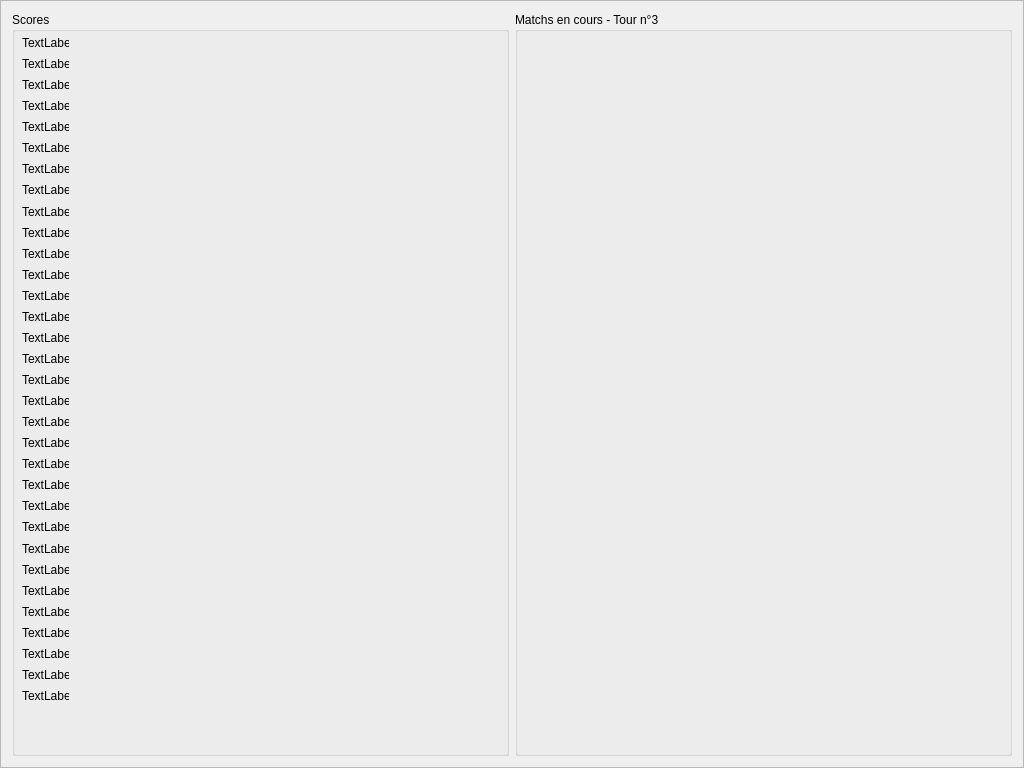
<?xml version="1.0" encoding="UTF-8"?>
<ui version="4.0">
 <class>QRemoteDisplay</class>
 <widget class="QFrame" name="QRemoteDisplay">
  <property name="geometry">
   <rect>
    <x>0</x>
    <y>0</y>
    <width>1024</width>
    <height>768</height>
   </rect>
  </property>
  <property name="windowTitle">
   <string>Frame</string>
  </property>
  <property name="styleSheet">
   <string notr="true">&lt;--color : rgb(255, 255, 255); background-color : rgb(0, 0, 0)--&gt;
</string>
  </property>
  <property name="frameShape">
   <enum>QFrame::StyledPanel</enum>
  </property>
  <property name="frameShadow">
   <enum>QFrame::Raised</enum>
  </property>
  <layout class="QHBoxLayout" name="horizontalLayout">
   <item>
    <widget class="QGroupBox" name="groupBox">
     <property name="title">
      <string>Scores</string>
     </property>
     <widget class="QLabel" name="label">
      <property name="geometry">
       <rect>
        <x>10</x>
        <y>44</y>
        <width>47</width>
        <height>16</height>
       </rect>
      </property>
      <property name="text">
       <string>TextLabel</string>
      </property>
     </widget>
     <widget class="QLabel" name="label_2">
      <property name="geometry">
       <rect>
        <x>10</x>
        <y>86</y>
        <width>47</width>
        <height>16</height>
       </rect>
      </property>
      <property name="text">
       <string>TextLabel</string>
      </property>
     </widget>
     <widget class="QLabel" name="label_3">
      <property name="geometry">
       <rect>
        <x>10</x>
        <y>128</y>
        <width>47</width>
        <height>16</height>
       </rect>
      </property>
      <property name="text">
       <string>TextLabel</string>
      </property>
     </widget>
     <widget class="QLabel" name="label_4">
      <property name="geometry">
       <rect>
        <x>10</x>
        <y>170</y>
        <width>47</width>
        <height>16</height>
       </rect>
      </property>
      <property name="text">
       <string>TextLabel</string>
      </property>
     </widget>
     <widget class="QLabel" name="label_5">
      <property name="geometry">
       <rect>
        <x>10</x>
        <y>297</y>
        <width>47</width>
        <height>16</height>
       </rect>
      </property>
      <property name="text">
       <string>TextLabel</string>
      </property>
     </widget>
     <widget class="QLabel" name="label_6">
      <property name="geometry">
       <rect>
        <x>10</x>
        <y>339</y>
        <width>47</width>
        <height>16</height>
       </rect>
      </property>
      <property name="text">
       <string>TextLabel</string>
      </property>
     </widget>
     <widget class="QLabel" name="label_7">
      <property name="geometry">
       <rect>
        <x>10</x>
        <y>255</y>
        <width>47</width>
        <height>16</height>
       </rect>
      </property>
      <property name="text">
       <string>TextLabel</string>
      </property>
     </widget>
     <widget class="QLabel" name="label_8">
      <property name="geometry">
       <rect>
        <x>10</x>
        <y>213</y>
        <width>47</width>
        <height>16</height>
       </rect>
      </property>
      <property name="text">
       <string>TextLabel</string>
      </property>
     </widget>
     <widget class="QLabel" name="label_9">
      <property name="geometry">
       <rect>
        <x>10</x>
        <y>676</y>
        <width>47</width>
        <height>16</height>
       </rect>
      </property>
      <property name="text">
       <string>TextLabel</string>
      </property>
     </widget>
     <widget class="QLabel" name="label_10">
      <property name="geometry">
       <rect>
        <x>10</x>
        <y>592</y>
        <width>47</width>
        <height>16</height>
       </rect>
      </property>
      <property name="text">
       <string>TextLabel</string>
      </property>
     </widget>
     <widget class="QLabel" name="label_11">
      <property name="geometry">
       <rect>
        <x>10</x>
        <y>465</y>
        <width>47</width>
        <height>16</height>
       </rect>
      </property>
      <property name="text">
       <string>TextLabel</string>
      </property>
     </widget>
     <widget class="QLabel" name="label_12">
      <property name="geometry">
       <rect>
        <x>10</x>
        <y>634</y>
        <width>47</width>
        <height>16</height>
       </rect>
      </property>
      <property name="text">
       <string>TextLabel</string>
      </property>
     </widget>
     <widget class="QLabel" name="label_13">
      <property name="geometry">
       <rect>
        <x>10</x>
        <y>507</y>
        <width>47</width>
        <height>16</height>
       </rect>
      </property>
      <property name="text">
       <string>TextLabel</string>
      </property>
     </widget>
     <widget class="QLabel" name="label_14">
      <property name="geometry">
       <rect>
        <x>10</x>
        <y>423</y>
        <width>47</width>
        <height>16</height>
       </rect>
      </property>
      <property name="text">
       <string>TextLabel</string>
      </property>
     </widget>
     <widget class="QLabel" name="label_15">
      <property name="geometry">
       <rect>
        <x>10</x>
        <y>381</y>
        <width>47</width>
        <height>16</height>
       </rect>
      </property>
      <property name="text">
       <string>TextLabel</string>
      </property>
     </widget>
     <widget class="QLabel" name="label_16">
      <property name="geometry">
       <rect>
        <x>10</x>
        <y>550</y>
        <width>47</width>
        <height>16</height>
       </rect>
      </property>
      <property name="text">
       <string>TextLabel</string>
      </property>
     </widget>
     <widget class="QLabel" name="label_17">
      <property name="geometry">
       <rect>
        <x>10</x>
        <y>655</y>
        <width>47</width>
        <height>16</height>
       </rect>
      </property>
      <property name="text">
       <string>TextLabel</string>
      </property>
     </widget>
     <widget class="QLabel" name="label_18">
      <property name="geometry">
       <rect>
        <x>10</x>
        <y>318</y>
        <width>47</width>
        <height>16</height>
       </rect>
      </property>
      <property name="text">
       <string>TextLabel</string>
      </property>
     </widget>
     <widget class="QLabel" name="label_19">
      <property name="geometry">
       <rect>
        <x>10</x>
        <y>444</y>
        <width>47</width>
        <height>16</height>
       </rect>
      </property>
      <property name="text">
       <string>TextLabel</string>
      </property>
     </widget>
     <widget class="QLabel" name="label_20">
      <property name="geometry">
       <rect>
        <x>10</x>
        <y>571</y>
        <width>47</width>
        <height>16</height>
       </rect>
      </property>
      <property name="text">
       <string>TextLabel</string>
      </property>
     </widget>
     <widget class="QLabel" name="label_21">
      <property name="geometry">
       <rect>
        <x>10</x>
        <y>234</y>
        <width>47</width>
        <height>16</height>
       </rect>
      </property>
      <property name="text">
       <string>TextLabel</string>
      </property>
     </widget>
     <widget class="QLabel" name="label_22">
      <property name="geometry">
       <rect>
        <x>10</x>
        <y>613</y>
        <width>47</width>
        <height>16</height>
       </rect>
      </property>
      <property name="text">
       <string>TextLabel</string>
      </property>
     </widget>
     <widget class="QLabel" name="label_23">
      <property name="geometry">
       <rect>
        <x>10</x>
        <y>107</y>
        <width>47</width>
        <height>16</height>
       </rect>
      </property>
      <property name="text">
       <string>TextLabel</string>
      </property>
     </widget>
     <widget class="QLabel" name="label_24">
      <property name="geometry">
       <rect>
        <x>10</x>
        <y>402</y>
        <width>47</width>
        <height>16</height>
       </rect>
      </property>
      <property name="text">
       <string>TextLabel</string>
      </property>
     </widget>
     <widget class="QLabel" name="label_25">
      <property name="geometry">
       <rect>
        <x>10</x>
        <y>276</y>
        <width>47</width>
        <height>16</height>
       </rect>
      </property>
      <property name="text">
       <string>TextLabel</string>
      </property>
     </widget>
     <widget class="QLabel" name="label_26">
      <property name="geometry">
       <rect>
        <x>10</x>
        <y>149</y>
        <width>47</width>
        <height>16</height>
       </rect>
      </property>
      <property name="text">
       <string>TextLabel</string>
      </property>
     </widget>
     <widget class="QLabel" name="label_27">
      <property name="geometry">
       <rect>
        <x>10</x>
        <y>486</y>
        <width>47</width>
        <height>16</height>
       </rect>
      </property>
      <property name="text">
       <string>TextLabel</string>
      </property>
     </widget>
     <widget class="QLabel" name="label_28">
      <property name="geometry">
       <rect>
        <x>10</x>
        <y>65</y>
        <width>47</width>
        <height>16</height>
       </rect>
      </property>
      <property name="text">
       <string>TextLabel</string>
      </property>
     </widget>
     <widget class="QLabel" name="label_29">
      <property name="geometry">
       <rect>
        <x>10</x>
        <y>23</y>
        <width>47</width>
        <height>16</height>
       </rect>
      </property>
      <property name="text">
       <string>TextLabel</string>
      </property>
     </widget>
     <widget class="QLabel" name="label_30">
      <property name="geometry">
       <rect>
        <x>10</x>
        <y>360</y>
        <width>47</width>
        <height>16</height>
       </rect>
      </property>
      <property name="text">
       <string>TextLabel</string>
      </property>
     </widget>
     <widget class="QLabel" name="label_31">
      <property name="geometry">
       <rect>
        <x>10</x>
        <y>192</y>
        <width>47</width>
        <height>16</height>
       </rect>
      </property>
      <property name="text">
       <string>TextLabel</string>
      </property>
     </widget>
     <widget class="QLabel" name="label_32">
      <property name="geometry">
       <rect>
        <x>10</x>
        <y>529</y>
        <width>47</width>
        <height>16</height>
       </rect>
      </property>
      <property name="text">
       <string>TextLabel</string>
      </property>
     </widget>
    </widget>
   </item>
   <item>
    <widget class="QGroupBox" name="groupBoxRight">
     <property name="title">
      <string>Matchs en cours - Tour n°3</string>
     </property>
     <layout class="QVBoxLayout" name="verticalLayout"/>
    </widget>
   </item>
  </layout>
 </widget>
 <resources/>
 <connections/>
</ui>
